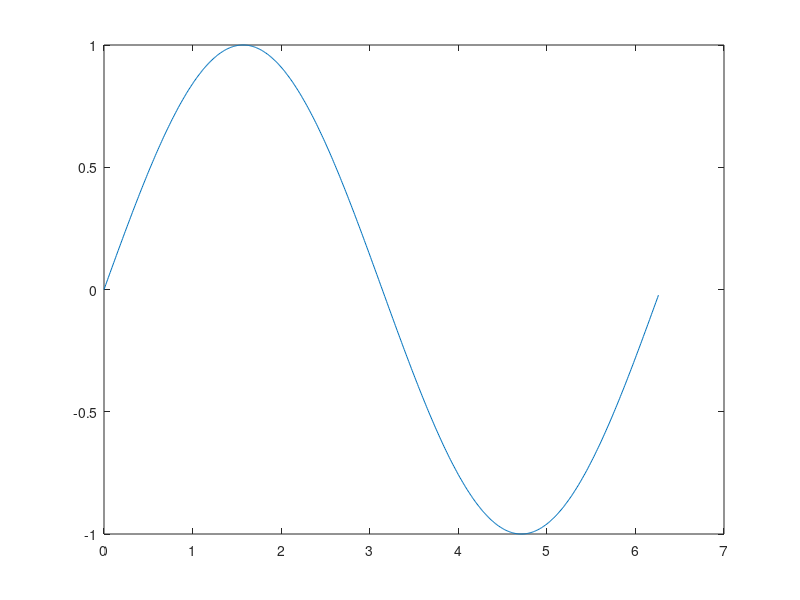

MATLAB code to generate this figure:
% testmatlab.m
% Date: 30-07-2025
% Drives Lab Class 1
% MATLAB code to test various matrix, trigonometric functions and roots of algebraic equations
%#ok<*NOPTS>
%#ok<*IJCL>
 
%% Matrix operations

C = [1 2; 4 5; 5 6; 12 2] * [1 2 4 5; 3 4 5 6]

D = [1; 2; 6; 4]

rank(C)

zeros(4, 5)

ones(4, 3)

% twos(2, 1) not correct
T = ones(2, 2) * 2

% Igon matrices
eye(5, 5)

% Matrices can be in complex form
% i = imaginary unit (complex unit)

ai = [1 + i 2 + 3 + i]
bi = [1 + 2 * i; 3 + 4 * i; 5 + 6 * i]

S = ["John" "Doe"; "Ram " "Singh"]

% Quotation of matrices
D > 5

%% Trigonometric functions

x = 0: 0.01: 359 * pi / 180 % smoother sin curve
% x = 0: 1: 359 * pi / 180 % rougher sin curve

y = sin(x)
plot(x, y)

%% Roots of algebraic equations

% Q.1 Solve x^2 - 5x + 4 = 0, Find the roots.

% Method One Manual Calculation
answerOne1 = (-(-5) + sqrt((-5)^2 - 4 * 1 * 4)) / (2 * 1)
answerOne2 = (-(-5) - sqrt((-5)^2 - 4 * 1 * 4)) / (2 * 1)

% Method Two In Build Function
answerOne = [1 -5 4]
roots(answerOne)

% Q.2 Solve the set of equations to find x & y:
%   2x + y = 8
%   x + 4y = 15

a = [2 1; 1 4]
b = [8; 15]
answerTwo = a \ b

% Q.3 Solve the system of equations to find x, y & z:
%   x + 2y + z = 10
%   3x + y + 2z = 20
%   x - 3y + 4z = 15

a = [1 2 1; 3 1 2; 1 -3 4]
b = [10; 20; 15]
answerThree = a \ b
